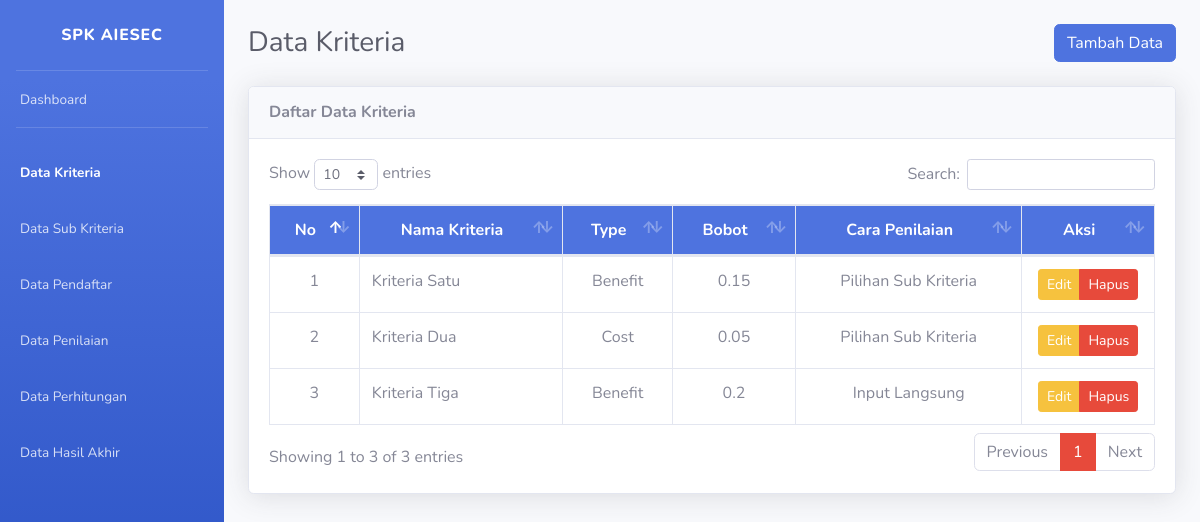
/list-kriteria.php, run on the app's committed database.
### tables this page shows
CREATE TABLE `kriteria` (
  `id_kriteria` int(11) NOT NULL,
  `nama` varchar(50) NOT NULL,
  `type` enum('Benefit','Cost') NOT NULL,
  `bobot` float NOT NULL,
  `ada_pilihan` tinyint(1) DEFAULT NULL
);

### list-kriteria.php (the view, shortened to what this page needs)
<?php
require_once('includes/init.php');
require_once('template/header.php');
?>
<div class="d-sm-flex align-items-center justify-content-between mb-4">
	<h1 class="h3 mb-0 text-gray-800">Data Kriteria</h1>
	<a href="tambah-kriteria.php" class="btn btn-primary"> <i class="fa fa-plus"></i> Tambah Data </a>
</div>
<div class="card shadow mb-4">
	<div class="card-header py-3">
		<h6 class="m-0 font-weight-bold"><i class="fa fa-table"></i> Daftar Data Kriteria</h6>
	</div>
	<div class="card-body">
		<div class="table-responsive">
			<table class="table table-bordered" id="dataTable" width="100%" cellspacing="0">
				<thead class="bg-primary text-white">
					<tr align="center">
						<th>No</th>
						<th>Nama Kriteria</th>
						<th>Type</th>
						<th>Bobot</th>
						<th>Cara Penilaian</th>
						<th width="15%">Aksi</th>
					</tr>
				</thead>
				<tbody>
					<?php
					$no = 1;
					$query = mysqli_query($koneksi, "SELECT * FROM kriteria ORDER BY id_kriteria ASC");
					while ($data = mysqli_fetch_array($query)) :
					?>
						<tr align="center">
							<td><?php echo $no; ?></td>
							<td align="left"><?php echo $data['nama']; ?></td>
							<td><?php echo $data['type']; ?></td>
							<td><?php echo $data['bobot']; ?></td>
							<td><?php echo ($data['ada_pilihan']) ? 'Pilihan Sub Kriteria' : 'Input Langsung'; ?></td>
							<td>
								<div class="btn-group" role="group">
									<a data-toggle="tooltip" data-placement="bottom" title="Edit Data" href="edit-kriteria.php?id=<?php echo $data['id_kriteria']; ?>" class="btn btn-warning btn-sm">Edit</a>
									<a data-toggle="tooltip" data-placement="bottom" title="Hapus Data" href="hapus-kriteria.php?id=<?php echo $data['id_kriteria']; ?>" onclick="return confirm ('Apakah anda yakin untuk meghapus data ini')" class="btn btn-danger btn-sm">Hapus</a>
								</div>
							</td>
						</tr>
					<?php
						$no++;
					endwhile; ?>
				</tbody>
			</table>
		</div>
	</div>
</div>
<?php
require_once('template/footer.php');
?>

### data on the page
kriteria: nama "Kriteria Satu", type "Benefit", bobot "0.15", ada_pilihan "Pilihan Sub Kriteria"
kriteria: nama "Kriteria Dua", type "Cost", bobot "0.05", ada_pilihan "Pilihan Sub Kriteria"
kriteria: nama "Kriteria Tiga", type "Benefit", bobot "0.2", ada_pilihan "Input Langsung"
